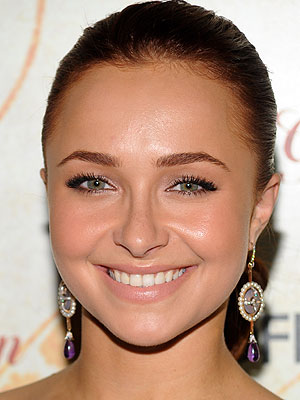
#> input picture ReconocimientoEmocional/src/com/files/rostro.jpg, 300 x 400 px
$ python -i util.py   (imports and definitions only)   (older library calls are emulated)
#> lines starting #> are read from the running program, lines starting #| are printed output that depends on the picture
import cv2
import numpy as np
from skimage.morphology import (binary_dilation, label, remove_small_objects)


def filtrarImagen(image):
    filtros = []
    filtros.append(image)
    gauss = cv2.GaussianBlur(image, (3, 3), 0)
    filtros.append(gauss)
    sobel = cv2.Sobel(gauss, cv2.CV_8U, 0, 1)
    filtros.append(sobel)
    _, otsu = cv2.threshold(sobel, 0, 255, cv2.THRESH_BINARY + cv2.THRESH_OTSU)
    filtros.append(otsu)
    dilation = binary_dilation(otsu)
    filtros.append(dilation)
    labels, num = label(dilation, return_num=True)
    sizes = np.bincount(labels.ravel())
    max = 0
    for size in sizes[1:]:
        if size > max:
            max = size
    largest = remove_small_objects(labels, max - 1)
    filtros.append(largest)
    return (largest, filtros)

# [33 lines left out: functions obtenerCejaROI, obtenerPuntos, obtenerPosicion, not called in this run]

class Roi:
    x = 0
    y = 0
    h = 0
    w = 0
    image = None
    filter = None
    pointLeft = None
    pointRight = None

    # [25 lines left out: functions createROI, parseAttrToInt, localizationPoints, localizationPointsCenter, not called in this run]

    def centralPoint(self):
        return [int(self.w/2),int(self.h/2)]

    def getSquareBegin(self, half_patch):
        return (self.x - half_patch, self.y - half_patch)

    def getSquareEnd(self, half_patch):
        return (self.x + half_patch, self.y + half_patch)

>>> import cv2
>>> picture = cv2.imread('../ReconocimientoEmocional/src/com/files/rostro.jpg')
#> picture is the input picture: shape (400, 300, 3); mean B, G, R 125, 144.4, 179.4
>>> result = filtrarImagen(picture)
#> in filtrarImagen, `sobel = cv2.Sobel(gauss, cv2.CV_8U, 0, 1)`:
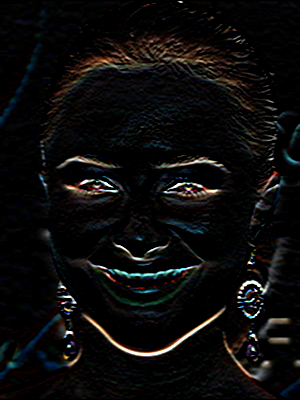
#> sobel: shape (400, 300, 3); mean B, G, R 11.5, 11.7, 12.3
#> (the run stopped early here; a loop or call above may not have finished)
